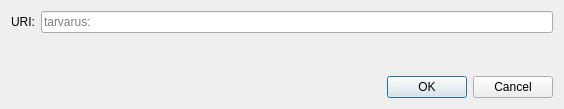
<?xml version="1.0" encoding="UTF-8"?>
<ui version="4.0">
 <class>OpenURIDialog</class>
 <widget class="QDialog" name="OpenURIDialog">
  <property name="geometry">
   <rect>
    <x>0</x>
    <y>0</y>
    <width>564</width>
    <height>109</height>
   </rect>
  </property>
  <property name="windowTitle">
   <string>Open tarvarus URI</string>
  </property>
  <layout class="QVBoxLayout" name="verticalLayout">
   <item>
    <layout class="QHBoxLayout" name="horizontalLayout">
     <item>
      <widget class="QLabel" name="label">
       <property name="text">
        <string>URI:</string>
       </property>
      </widget>
     </item>
     <item>
      <widget class="QValidatedLineEdit" name="uriEdit">
       <property name="placeholderText">
        <string notr="true">tarvarus:</string>
       </property>
      </widget>
     </item>
    </layout>
   </item>
   <item>
    <spacer name="verticalSpacer">
     <property name="orientation">
      <enum>Qt::Vertical</enum>
     </property>
     <property name="sizeHint" stdset="0">
      <size>
       <width>20</width>
       <height>40</height>
      </size>
     </property>
    </spacer>
   </item>
   <item>
    <widget class="QDialogButtonBox" name="buttonBox">
     <property name="orientation">
      <enum>Qt::Horizontal</enum>
     </property>
     <property name="standardButtons">
      <set>QDialogButtonBox::Cancel|QDialogButtonBox::Ok</set>
     </property>
    </widget>
   </item>
  </layout>
 </widget>
 <customwidgets>
  <customwidget>
   <class>QValidatedLineEdit</class>
   <extends>QLineEdit</extends>
   <header>qt/qvalidatedlineedit.h</header>
  </customwidget>
 </customwidgets>
 <resources/>
 <connections>
  <connection>
   <sender>buttonBox</sender>
   <signal>accepted()</signal>
   <receiver>OpenURIDialog</receiver>
   <slot>accept()</slot>
   <hints>
    <hint type="sourcelabel">
     <x>248</x>
     <y>254</y>
    </hint>
    <hint type="destinationlabel">
     <x>157</x>
     <y>274</y>
    </hint>
   </hints>
  </connection>
  <connection>
   <sender>buttonBox</sender>
   <signal>rejected()</signal>
   <receiver>OpenURIDialog</receiver>
   <slot>reject()</slot>
   <hints>
    <hint type="sourcelabel">
     <x>316</x>
     <y>260</y>
    </hint>
    <hint type="destinationlabel">
     <x>286</x>
     <y>274</y>
    </hint>
   </hints>
  </connection>
 </connections>
</ui>
